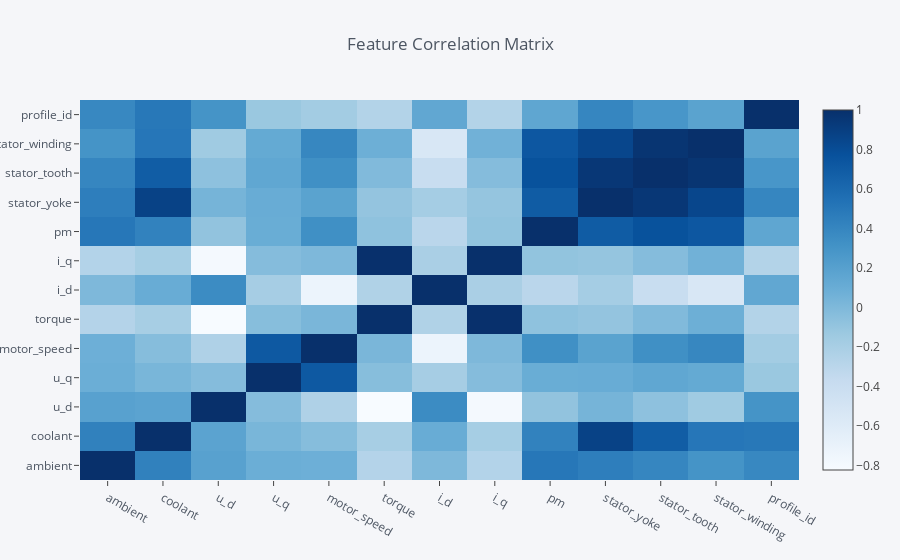

This figure's notebook cell:
### Markdown cell above
### Heatmap

Lets start with a simple heatmap, this will give us some first insights in the correlation of the data:

### Code cell
data.corr().iplot(kind='heatmap',colorscale="blues", title="Feature Correlation Matrix")

### Figure 1 — Plotly figure (JSON) as saved in the notebook; plotly's stock layout.template omitted (floating-point values rounded to 4 significant figures; data arrays with more than 128 entries replaced by an {"elided": "..."} marker saying what was removed)
{"data": [{"colorscale": [[0, "rgb(247,251,255)"], [0.125, "rgb(222,235,247)"], [0.25, "rgb(198,219,239)"], [0.375, "rgb(158,202,225)"], [0.5, "rgb(107,174,214)"], [0.625, "rgb(66,146,198)"], [0.75, "rgb(33,113,181)"], [0.875, "rgb(8,81,156)"], [1, "rgb(8,48,107)"]], "type": "heatmap", "uid": "3fbccb1a-0827-4307-b165-4597ff9aecc5", "x": ["ambient", "coolant", "u_d", "u_q", "motor_speed", "torque", "i_d", "i_q", "pm", "stator_yoke", "stator_tooth", "stator_winding", "profile_id"], "y": ["ambient", "coolant", "u_d", "u_q", "motor_speed", "torque", "i_d", "i_q", "pm", "stator_yoke", "stator_tooth", "stator_winding", "profile_id"], "z": {"elided": "13x13 float values"}, "zmax": 1, "zmin": -0.8213}], "layout": {"legend": {"bgcolor": "#F5F6F9", "font": {"color": "#4D5663"}}, "paper_bgcolor": "#F5F6F9", "plot_bgcolor": "#F5F6F9", "title": {"font": {"color": "#4D5663"}, "text": "Feature Correlation Matrix"}, "xaxis": {"gridcolor": "#E1E5ED", "showgrid": true, "tickfont": {"color": "#4D5663"}, "title": {"font": {"color": "#4D5663"}, "text": ""}, "zerolinecolor": "#E1E5ED"}, "yaxis": {"gridcolor": "#E1E5ED", "showgrid": true, "tickfont": {"color": "#4D5663"}, "title": {"font": {"color": "#4D5663"}, "text": ""}, "zerolinecolor": "#E1E5ED"}}}
